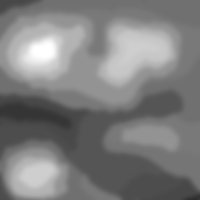
#> input picture 2015-latex-thesis/Schema_originaux/A_retrier/heightmap1.jpg, 200 x 200 px, found by its file name
$ python generator.py   (Python 2 division)   (older library calls are emulated)
#> lines starting #> are read from the running program, lines starting #| are printed output that depends on the picture
#!/usr/bin/python

import numpy as np
from scipy import misc

matrix = misc.imread('../heightmap1.jpg',flatten=True)
#> matrix: shape (200, 200) float32; min 44, max 255, mean 126.9
x,y = matrix.shape
#> x = 200; y = 200
matrix = misc.imresize(matrix,(x/5,y/5))
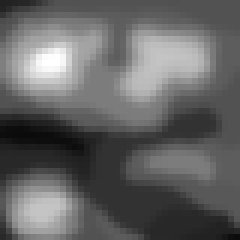
#> matrix: shape (40, 40) (shown 6 times larger); min 11, max 255, mean 100.2
x,y = matrix.shape
#> x = 40; y = 40

mesh = ""
for i in range(0,x):
    for j in range(0,y):
        mesh += "%d\t%d\t%d\n" % (i,j,matrix[i,j])
    mesh += "\n"

print mesh
#> (printed output is left out)
